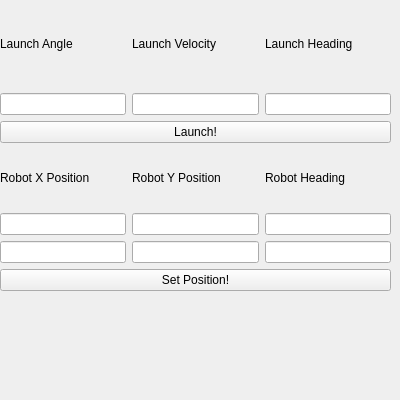
<?xml version="1.0" encoding="UTF-8"?>
<ui version="4.0">
 <class>Template_Panel</class>
 <widget class="QWidget" name="Template_Panel">
  <property name="geometry">
   <rect>
    <x>0</x>
    <y>0</y>
    <width>400</width>
    <height>400</height>
   </rect>
  </property>
  <property name="sizePolicy">
   <sizepolicy hsizetype="MinimumExpanding" vsizetype="MinimumExpanding">
    <horstretch>0</horstretch>
    <verstretch>0</verstretch>
   </sizepolicy>
  </property>
  <property name="minimumSize">
   <size>
    <width>400</width>
    <height>400</height>
   </size>
  </property>
  <property name="windowTitle">
   <string>Dialog</string>
  </property>
  <widget class="QWidget" name="verticalLayoutWidget">
   <property name="geometry">
    <rect>
     <x>0</x>
     <y>0</y>
     <width>391</width>
     <height>291</height>
    </rect>
   </property>
   <layout class="QVBoxLayout" name="verticalLayout">
    <item>
     <layout class="QHBoxLayout" name="horizontalLayout_3">
      <item>
       <layout class="QVBoxLayout" name="verticalLayout_2">
        <item>
         <widget class="QLabel" name="label">
          <property name="text">
           <string>Launch Angle</string>
          </property>
         </widget>
        </item>
        <item>
         <widget class="QLineEdit" name="launch_angle_input"/>
        </item>
       </layout>
      </item>
      <item>
       <layout class="QVBoxLayout" name="verticalLayout_4">
        <item>
         <widget class="QLabel" name="label_2">
          <property name="text">
           <string>Launch Velocity</string>
          </property>
         </widget>
        </item>
        <item>
         <widget class="QLineEdit" name="launch_velocity_input"/>
        </item>
       </layout>
      </item>
      <item>
       <layout class="QVBoxLayout" name="verticalLayout_3">
        <item>
         <widget class="QLabel" name="label_3">
          <property name="text">
           <string>Launch Heading</string>
          </property>
         </widget>
        </item>
        <item>
         <widget class="QLineEdit" name="launch_heading_input"/>
        </item>
       </layout>
      </item>
     </layout>
    </item>
    <item>
     <widget class="QPushButton" name="launch_button">
      <property name="text">
       <string>Launch!</string>
      </property>
     </widget>
    </item>
    <item>
     <layout class="QHBoxLayout" name="horizontalLayout">
      <item>
       <layout class="QVBoxLayout" name="verticalLayout_7">
        <item>
         <widget class="QLabel" name="label_4">
          <property name="text">
           <string>Robot X Position</string>
          </property>
         </widget>
        </item>
        <item>
         <widget class="QLineEdit" name="read_x_pos">
          <property name="readOnly">
           <bool>true</bool>
          </property>
         </widget>
        </item>
        <item>
         <widget class="QLineEdit" name="set_x_pos"/>
        </item>
       </layout>
      </item>
      <item>
       <layout class="QVBoxLayout" name="verticalLayout_5">
        <item>
         <widget class="QLabel" name="label_5">
          <property name="text">
           <string>Robot Y Position</string>
          </property>
         </widget>
        </item>
        <item>
         <widget class="QLineEdit" name="read_y_pos">
          <property name="readOnly">
           <bool>true</bool>
          </property>
         </widget>
        </item>
        <item>
         <widget class="QLineEdit" name="set_y_pos"/>
        </item>
       </layout>
      </item>
      <item>
       <layout class="QHBoxLayout" name="horizontalLayout_5">
        <item>
         <layout class="QVBoxLayout" name="verticalLayout_6">
          <item>
           <widget class="QLabel" name="label_6">
            <property name="text">
             <string>Robot Heading</string>
            </property>
           </widget>
          </item>
          <item>
           <widget class="QLineEdit" name="read_heading">
            <property name="readOnly">
             <bool>true</bool>
            </property>
           </widget>
          </item>
          <item>
           <widget class="QLineEdit" name="set_heading"/>
          </item>
         </layout>
        </item>
       </layout>
      </item>
     </layout>
    </item>
    <item>
     <widget class="QPushButton" name="set_position_button">
      <property name="text">
       <string>Set Position!</string>
      </property>
     </widget>
    </item>
   </layout>
  </widget>
 </widget>
 <resources/>
 <connections/>
</ui>
